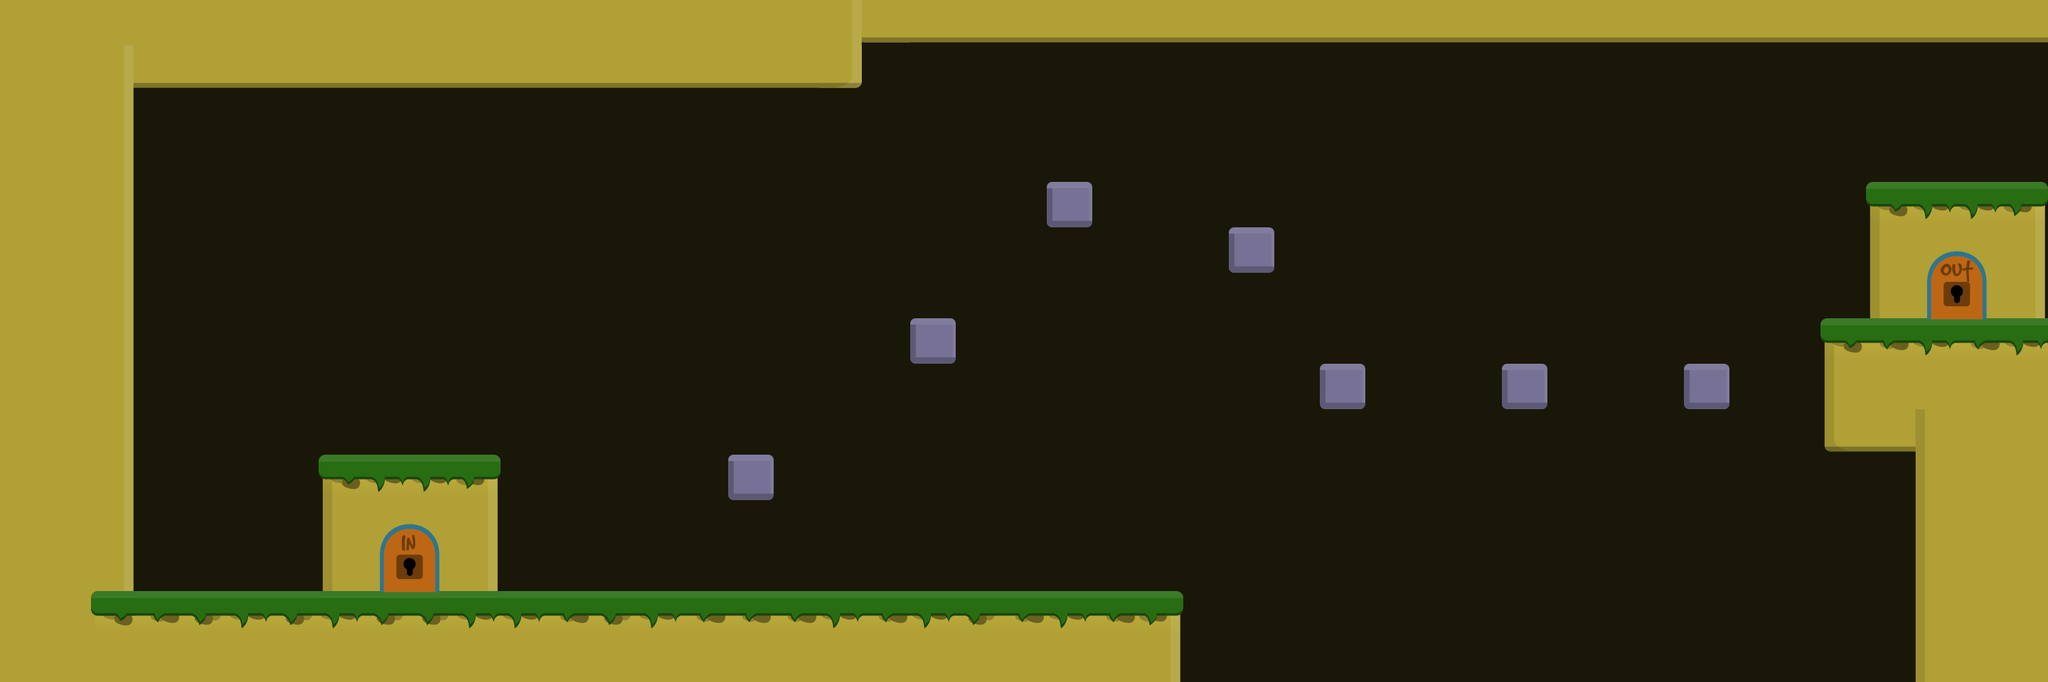

This game map was drawn from its Tiled (.tmx) file and the tilesets committed beside it. A one-line description and the trimmed map source follow:
An orthogonal 45x15 tile map with 64x64 px tiles, 4 tile layers (Tile Layer 4, Tile Layer 2, Tile Layer 1, Tile Layer 3) and 26 objects (7x coin, missile_launcher, door_in, door_out).

<map version="1.0" orientation="orthogonal" renderorder="right-down" width="45" height="15" tilewidth="64" tileheight="64">
 <tileset firstgid="1" name="tiled1" tilewidth="64" tileheight="64">
  <image source="tiled1.png" width="1024" height="1024" />
 </tileset>
 <layer name="Tile Layer 4" width="45" height="15">
  <data>[675 cells, 635 non-empty, 1 distinct tile ids]</data>
 </layer>
 <layer name="Tile Layer 2" width="45" height="15">
  <data>[675 cells, 14 non-empty, 8 distinct tile ids]</data>
 </layer>
 <layer name="Tile Layer 1" width="45" height="15">
  <data>[675 cells, 202 non-empty, 17 distinct tile ids]</data>
 </layer>
 <layer name="Tile Layer 3" width="45" height="15">
  <data>[675 cells, 12 non-empty, 12 distinct tile ids]</data>
 </layer>
 <objectgroup name="bricks" />
 <objectgroup name="Object Layer 3">
  <object name="missile_launcher" x="1472" y="768" width="64" height="64" />
 </objectgroup>
 <objectgroup name="Object Layer 1" visible="0">
  <object name="door_in" x="554.333" y="766.333" width="42.6667" height="62.6667" />
  <object x="448" y="640" width="256" height="64" />
  <object x="0" y="0" width="192" height="960" />
  <object x="0" y="0" width="1216" height="128" />
  <object x="2880" y="832" width="192" height="128" />
  <object x="1216" y="0" width="1664" height="64" />
  <object x="192" y="832" width="1472" height="128" />
  <object x="1280" y="448" width="64" height="64" />
  <object x="1024" y="640" width="64" height="64" />
  <object x="1472" y="256" width="64" height="64" />
  <object x="1728" y="320" width="64" height="64" />
  <object x="1856" y="512" width="64" height="64" />
  <object x="2112" y="512" width="64" height="64" />
  <object x="2368" y="512" width="64" height="64" />
  <object x="2624" y="256" width="256" height="64" />
  <object x="2560" y="448" width="320" height="192" />
  <object x="2688" y="640" width="192" height="320" />
  <object name="door_out" x="2730.33" y="382.333" width="42.6667" height="62.6667" />
  <object name="coin" x="1088" y="448" width="64" height="64" />
  <object name="coin" x="1344" y="256" width="64" height="64" />
  <object name="coin" x="1728" y="192" width="64" height="64" />
  <object name="coin" x="1856" y="384" width="64" height="64" />
  <object name="coin" x="2368" y="320" width="64" height="64" />
  <object name="coin" x="2624" y="128" width="64" height="64" />
  <object name="coin" x="640" y="512" width="64" height="64" />
 </objectgroup>
</map>
